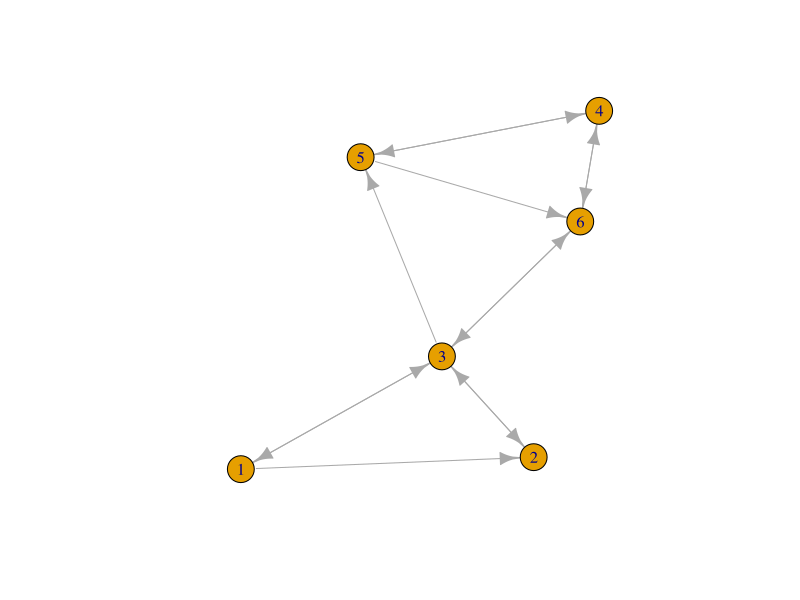

This figure's R source:
## ---- chunk 1
(A <- matrix (c(  0, 0,  1/4,  0,   0,   0,
               1/2, 0,  1/4,  0,   0,   0,
               1/2, 1,    0,  0,   0, 1/2,
                 0, 0,    0,  0, 1/2, 1/2,
                 0, 0,  1/4, 1/2,  0,   0,
                 0, 0,  1/4, 1/2,1/2,   0), byrow=TRUE, nrow=6))

## ---- chunk 2
d <- 0.85
nrows <- nrow(A)
(B <- d * A + ( (1-d) / nrows ))
## ---- chunk 3
#The uniform rank vector for the above 6 page universe [i.e., each carrying the equal probability ]
(r <- rep(1/nrows, nrows))
## ---- chunk 4
powerIteration <- function(A, r, n) {
  #This function performs the power iterations to calculate the probability of landing on a given page.
  #Inputs:
  # A = Input matrix
  # r = initial rank of the urls
  # n = Number of Iterations
  #
  #Output:
  #
  # Final probability matrix computed

  Iter = diag(dim(A)[1])
  for ( i in 1:n)
  {
    Iter = Iter %*% A
  }
  
  return (Iter %*% r)
  
}

## ---- chunk 5
(powerIteration(B, r, 20))
(powerIteration(B, r, 30))
(r_j <- powerIteration(B, r, 40))
## ---- chunk 6
eigenDecom <- eigen(B)
(maxEigenVal <- max(as.numeric(eigenDecom$values)))

#Find the corresponding eigen vector
ndindexes <- which(round(maxEigenVal, 2) == 1.00)
matrix(eigenDecom$vectors[,ndindexes], nrow=6, byrow=TRUE)

## ---- chunk 7
unitVector <- function(v) {
  vlen <- sqrt(sum(v^2))
  return ( v / vlen)
}

(unitVector(r_j))

## ---- chunk 8

library(igraph)

#Create adj graph from the given matrix A.  IMPORTANT NOTE: Since we set each column as vertex, we need to transpose the matrix A.
graphObj <- graph.adjacency(t(A), weighted = TRUE, mode = "directed")
plot(graphObj)
## ---- chunk 9
(prVec <- page.rank(graphObj)$vector)

## ---- chunk 10
(matrix(unitVector(prVec), nrow=6, byrow=TRUE))

round(prVec) == round(r_j)
